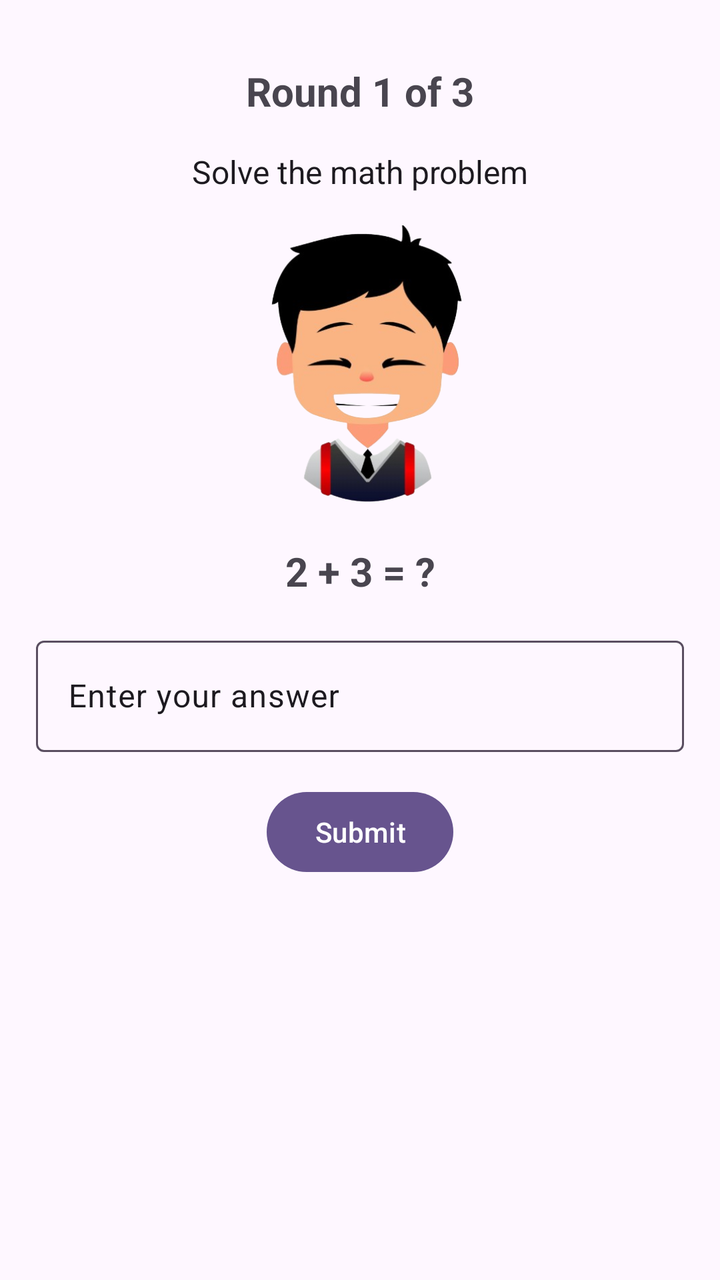
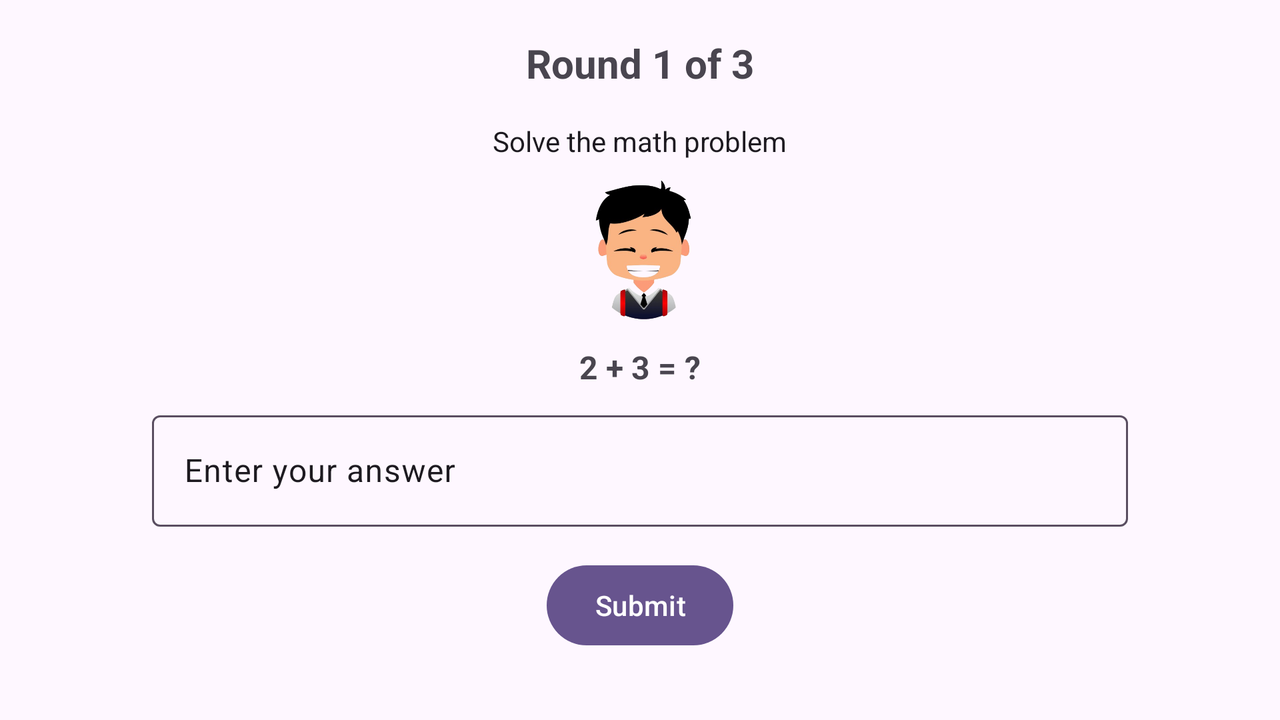

Compare how this app lays out the same screen by default and in its alternative resource folder. The renders come first, then the two layout files and the values they reference.
<!-- AndroidManifest.xml: application theme Theme.SmartAlarm -->
<!-- res/layout/fragment_math_mission.xml -->
<?xml version="1.0" encoding="utf-8"?>
<androidx.constraintlayout.widget.ConstraintLayout xmlns:android="http://schemas.android.com/apk/res/android"
    xmlns:app="http://schemas.android.com/apk/res-auto"
    android:layout_width="match_parent"
    android:layout_height="match_parent"
    xmlns:tools="http://schemas.android.com/tools"
    android:background="@color/colorSurface">

    
    <androidx.constraintlayout.widget.Guideline
        android:id="@+id/math_mission_guideline_top"
        android:layout_width="wrap_content"
        android:layout_height="wrap_content"
        android:orientation="horizontal"
        app:layout_constraintGuide_percent="0.05" />

    
    <androidx.constraintlayout.widget.Guideline
        android:id="@+id/math_mission_guideline_start"
        android:layout_width="wrap_content"
        android:layout_height="wrap_content"
        android:orientation="vertical"
        app:layout_constraintGuide_percent="0.05" />

    
    <androidx.constraintlayout.widget.Guideline
        android:id="@+id/math_mission_guideline_end"
        android:layout_width="wrap_content"
        android:layout_height="wrap_content"
        android:orientation="vertical"
        app:layout_constraintGuide_percent="0.95" />

    <TextView
        android:id="@+id/tv_round"
        android:layout_width="wrap_content"
        android:layout_height="wrap_content"
        android:textSize="@dimen/text_size_l"
        android:textStyle="bold"
        app:layout_constraintEnd_toStartOf="@+id/math_mission_guideline_end"
        app:layout_constraintStart_toStartOf="@+id/math_mission_guideline_start"
        app:layout_constraintTop_toTopOf="@+id/math_mission_guideline_top"
        tools:text="Round 1 of 3" />

    <TextView
        android:id="@+id/tv_instructions"
        android:layout_width="wrap_content"
        android:layout_height="wrap_content"
        android:layout_marginTop="@dimen/spacing_m"
        android:text="@string/solve_the_math_problem"
        android:textSize="@dimen/text_size_m"
        android:textColor="?attr/colorOnSurface"
        app:layout_constraintEnd_toEndOf="parent"
        app:layout_constraintStart_toStartOf="parent"
        app:layout_constraintTop_toBottomOf="@+id/tv_round" />

    <TextView
        android:id="@+id/tv_question"
        android:layout_width="wrap_content"
        android:layout_height="wrap_content"
        android:layout_marginTop="@dimen/spacing_m"
        android:textSize="@dimen/text_size_l"
        android:textStyle="bold"
        app:layout_constraintEnd_toStartOf="@+id/math_mission_guideline_end"
        app:layout_constraintStart_toStartOf="@+id/math_mission_guideline_start"
        app:layout_constraintTop_toBottomOf="@+id/imageView7"
        tools:text="2 + 3 = ?" />

    <com.google.android.material.textfield.TextInputLayout
        android:id="@+id/et_answer_til"
        android:layout_width="0dp"
        android:layout_height="wrap_content"
        android:layout_marginTop="@dimen/spacing_m"
        android:hint="@string/enter_your_answer"
        android:textColorHint="@color/colorOnSurface"
        app:layout_constraintEnd_toStartOf="@+id/math_mission_guideline_end"
        app:layout_constraintStart_toStartOf="@+id/math_mission_guideline_start"
        app:layout_constraintTop_toBottomOf="@+id/tv_question"
        app:layout_constraintWidth_max="@dimen/default_editText_maxWidth">

        <com.google.android.material.textfield.TextInputEditText
            android:id="@+id/et_answer"
            android:layout_width="match_parent"
            android:layout_height="wrap_content"
            android:importantForAutofill="no"
            android:inputType="numberSigned|numberDecimal"
            android:textColor="?attr/colorOnSurface"
            android:textSize="@dimen/text_size_m"
            />
    </com.google.android.material.textfield.TextInputLayout>

    <Button
        android:id="@+id/btn_submit"
        android:layout_width="wrap_content"
        android:layout_height="wrap_content"
        android:layout_marginTop="@dimen/spacing_m"
        android:text="@string/submit"
        app:layout_constraintEnd_toStartOf="@+id/math_mission_guideline_end"
        app:layout_constraintStart_toStartOf="@+id/math_mission_guideline_start"
        app:layout_constraintTop_toBottomOf="@id/et_answer_til" />

    <ImageView
        android:id="@+id/imageView7"
        android:layout_width="0dp"
        android:layout_height="0dp"
        android:layout_marginTop="@dimen/spacing_m"
        android:importantForAccessibility="no"
        app:layout_constraintBottom_toTopOf="@+id/guideline"
        app:layout_constraintEnd_toStartOf="@+id/math_mission_guideline_end"
        app:layout_constraintStart_toStartOf="@+id/math_mission_guideline_start"
        app:layout_constraintTop_toBottomOf="@+id/tv_instructions"
        app:layout_constraintWidth_percent="@dimen/math_mission_char_img_max_width_percent"
        app:srcCompat="@drawable/start_img" />

    <androidx.constraintlayout.widget.Guideline
        android:id="@+id/guideline"
        android:layout_width="wrap_content"
        android:layout_height="wrap_content"
        android:orientation="horizontal"
        app:layout_constraintGuide_percent="0.4" />

</androidx.constraintlayout.widget.ConstraintLayout>
<!-- resources referenced by this layout -->
<resources>
  <color name="colorOnSurface">#1d1a20</color>
  <color name="colorSurface">#fef7ff</color>
  <dimen name="default_editText_maxWidth">488dp</dimen>
  <item name="math_mission_char_img_max_width_percent" format="float" type="dimen">0.8</item>
  <dimen name="spacing_m">16dp</dimen>
  <dimen name="text_size_l">20sp</dimen>
  <dimen name="text_size_m">16sp</dimen>
  <string name="enter_your_answer">Enter your answer</string>
  <string name="solve_the_math_problem">Solve the math problem</string>
  <string name="submit">Submit</string>
  <style name="Theme.SmartAlarm" parent="Base.Theme.SmartAlarm" />
  <color name="colorPrimary">#67548e</color>
  <color name="colorOnPrimary">#ffffff</color>
  <color name="colorPrimaryContainer">#eaddff</color>
  <color name="colorOnPrimaryContainer">#4f3d74</color>
  <color name="colorSecondary">#635b70</color>
  <color name="colorOnSecondary">#ffffff</color>
  <color name="colorSecondaryContainer">#e9def8</color>
  <color name="colorOnSecondaryContainer">#4a4358</color>
  <color name="colorTertiary">#7f525c</color>
  <color name="colorOnTertiary">#ffffff</color>
  <color name="colorTertiaryContainer">#ffd9e0</color>
  <color name="colorOnTertiaryContainer">#643b45</color>
  <color name="error">#F44336</color>
  <color name="colorOnError">#ffffff</color>
  <color name="colorErrorContainer">#ffdad6</color>
  <color name="colorOnErrorContainer">#93000a</color>
  <color name="colorSurfaceBright">#fef7ff</color>
  <color name="colorSurfaceDim">#ded8e0</color>
  <color name="colorOnSurfaceVariant">#49454e</color>
  <color name="colorSurfaceContainerLow">#f8f1f9</color>
  <color name="colorSurfaceContainerLowest">#ffffff</color>
  <color name="colorSurfaceContainer">#f3ecf4</color>
  <color name="colorSurfaceContainerHigh">#ede6ee</color>
  <color name="colorSurfaceContainerHighest">#e7e0e8</color>
  <color name="colorSurfaceInverse">#322f35</color>
  <color name="colorOnSurfaceInverse">#f5eff7</color>
  <color name="colorOutline">#5A4E61</color>
  <color name="colorOutlineVariant">#cbc4cf</color>
  <color name="colorBackground">#FEF7FF</color>
  <color name="colorOnBackground">#1D1B20</color>
  <color name="colorStatusBar">#EADDFF</color>
  <style name="Widget.MyApp.DefaultTitleToolbar" parent="Widget.Material3.Toolbar">
          <item name="titleTextAppearance">@style/TextAppearance.SmartAlarm.TitleMedium</item>
      </style>
  <style name="Widget.MyApp.BottomNavigationView" parent="Widget.Material3.BottomNavigationView">
          <item name="itemTextAppearanceActive">@style/TextAppearance.SmartAlarm.LabelMedium</item>
          <item name="backgroundTint">?attr/colorSurfaceContainer</item>
      </style>
  <style name="Widget.MyApp.NavigationRail" parent="Widget.Material3.NavigationRailView">
          <item name="backgroundTint">?attr/colorSurfaceContainer</item>
          <item name="itemTextAppearanceActive">@style/TextAppearance.SmartAlarm.LabelMedium</item>
      </style>
  <style name="Widget.MyApp.NavigationView" parent="Widget.Material3.NavigationView">
          <item name="backgroundTint">?attr/colorSurfaceContainer</item>
          <item name="itemTextAppearanceActive">@style/TextAppearance.SmartAlarm.LabelMedium</item>
      </style>
  <style name="TextAppearance.SmartAlarm.TitleMedium" parent="TextAppearance.Material3.TitleMedium">
          <item name="android:textSize">@dimen/text_size_l</item>
          <item name="lineHeight">@dimen/line_height_l</item>
      </style>
  <style name="TextAppearance.SmartAlarm.LabelMedium" parent="TextAppearance.Material3.LabelMedium">
          <item name="android:textSize">@dimen/text_size_xs</item>
          <item name="lineHeight">@dimen/line_height_xs</item>
          <item name="android:fontFamily">sans-serif-medium</item>
      </style>
  <dimen name="line_height_l">28sp</dimen>
  <dimen name="text_size_xs">12sp</dimen>
  <dimen name="line_height_xs">16sp</dimen>
</resources>
<!-- res/layout-land/fragment_math_mission.xml (the repository's variant of the layout above) -->
<!-- drawn on the phone turned sideways -->
<?xml version="1.0" encoding="utf-8"?>
<androidx.constraintlayout.widget.ConstraintLayout xmlns:android="http://schemas.android.com/apk/res/android"
    xmlns:app="http://schemas.android.com/apk/res-auto"
    android:layout_width="match_parent"
    android:layout_height="match_parent"
    xmlns:tools="http://schemas.android.com/tools"
    android:background="@color/colorSurface">

    
    <androidx.constraintlayout.widget.Guideline
        android:id="@+id/math_mission_guideline_top"
        android:layout_width="wrap_content"
        android:layout_height="wrap_content"
        android:orientation="horizontal"
        app:layout_constraintGuide_percent="0.05" />

    
    <androidx.constraintlayout.widget.Guideline
        android:id="@+id/math_mission_guideline_start"
        android:layout_width="wrap_content"
        android:layout_height="wrap_content"
        android:orientation="vertical"
        app:layout_constraintGuide_percent="0.05" />

    
    <androidx.constraintlayout.widget.Guideline
        android:id="@+id/math_mission_guideline_end"
        android:layout_width="wrap_content"
        android:layout_height="wrap_content"
        android:orientation="vertical"
        app:layout_constraintGuide_percent="0.95" />

    
    <androidx.constraintlayout.widget.Guideline
        android:id="@+id/math_mission_guideline_bottom"
        android:layout_width="wrap_content"
        android:layout_height="wrap_content"
        android:orientation="horizontal"
        app:layout_constraintGuide_percent="0.95" />

    <TextView
        android:id="@+id/tv_round"
        android:layout_width="wrap_content"
        android:layout_height="wrap_content"
        android:textSize="@dimen/text_size_l"
        android:textStyle="bold"
        app:layout_constraintEnd_toStartOf="@+id/math_mission_guideline_end"
        app:layout_constraintStart_toStartOf="@+id/math_mission_guideline_start"
        app:layout_constraintTop_toTopOf="@+id/math_mission_guideline_top"
        tools:text="Round 1 of 3" />

    <TextView
        android:id="@+id/tv_instructions"
        android:layout_width="wrap_content"
        android:layout_height="wrap_content"
        android:layout_marginTop="@dimen/spacing_m"
        android:text="@string/solve_the_math_problem"
        android:textColor="?attr/colorOnSurface"
        android:textSize="@dimen/text_size_s"
        app:layout_constraintEnd_toEndOf="parent"
        app:layout_constraintStart_toStartOf="parent"
        app:layout_constraintTop_toBottomOf="@+id/tv_round" />

    <TextView
        android:id="@+id/tv_question"
        android:layout_width="wrap_content"
        android:layout_height="wrap_content"
        android:layout_marginTop="@dimen/spacing_s"
        android:textSize="@dimen/text_size_m"
        android:textStyle="bold"
        app:layout_constraintEnd_toStartOf="@+id/math_mission_guideline_end"
        app:layout_constraintStart_toStartOf="@+id/math_mission_guideline_start"
        app:layout_constraintTop_toBottomOf="@+id/imageView7"
        tools:text="2 + 3 = ?" />

    <ImageView
        android:id="@+id/imageView7"
        android:layout_width="0dp"
        android:layout_height="0dp"
        android:layout_marginTop="@dimen/spacing_s"
        android:importantForAccessibility="no"
        app:layout_constraintDimensionRatio="1:1"
        app:layout_constraintEnd_toStartOf="@+id/math_mission_guideline_end"
        app:layout_constraintStart_toStartOf="@+id/math_mission_guideline_start"
        app:layout_constraintTop_toBottomOf="@+id/tv_instructions"
        app:layout_constraintWidth_percent="@dimen/math_mission_char_img_max_width_percent"
        app:srcCompat="@drawable/start_img" />

    <com.google.android.material.textfield.TextInputLayout
        android:id="@+id/et_answer_til"
        android:layout_width="0dp"
        android:layout_height="wrap_content"
        android:layout_marginTop="@dimen/spacing_s"
        android:hint="@string/enter_your_answer"
        android:textColorHint="@color/colorOnSurface"
        app:layout_constraintEnd_toStartOf="@+id/math_mission_guideline_end"
        app:layout_constraintStart_toStartOf="@+id/math_mission_guideline_start"
        app:layout_constraintTop_toBottomOf="@+id/tv_question"
        app:layout_constraintWidth_max="@dimen/default_editText_maxWidth">

        <com.google.android.material.textfield.TextInputEditText
            android:id="@+id/et_answer"
            android:layout_width="match_parent"
            android:layout_height="wrap_content"
            android:importantForAutofill="no"
            android:inputType="numberSigned|numberDecimal"
            android:textColor="?attr/colorOnSurface"
            android:textSize="@dimen/text_size_m" />

    </com.google.android.material.textfield.TextInputLayout>

    <Button
        android:id="@+id/btn_submit"
        android:layout_width="wrap_content"
        android:layout_height="wrap_content"
        android:text="@string/submit"
        app:layout_constraintBottom_toTopOf="@+id/math_mission_guideline_bottom"
        app:layout_constraintEnd_toStartOf="@+id/math_mission_guideline_end"
        app:layout_constraintStart_toStartOf="@+id/math_mission_guideline_start"
        app:layout_constraintTop_toBottomOf="@+id/et_answer_til" />


</androidx.constraintlayout.widget.ConstraintLayout>
<!-- resources referenced by the variant -->
<!-- as the phone turned sideways resolves them -->
<resources>
  <color name="colorOnSurface">#1d1a20</color>
  <color name="colorSurface">#fef7ff</color>
  <!-- from res/values-land/ -->
  <dimen name="default_editText_maxWidth">488dp</dimen>
  <!-- from res/values-land/ -->
  <item name="math_mission_char_img_max_width_percent" format="float" type="dimen">0.12</item>
  <dimen name="spacing_m">16dp</dimen>
  <dimen name="spacing_s">8dp</dimen>
  <dimen name="text_size_l">20sp</dimen>
  <dimen name="text_size_m">16sp</dimen>
  <dimen name="text_size_s">14sp</dimen>
  <string name="enter_your_answer">Enter your answer</string>
  <string name="solve_the_math_problem">Solve the math problem</string>
  <string name="submit">Submit</string>
  <style name="Theme.SmartAlarm" parent="Base.Theme.SmartAlarm" />
  <color name="colorPrimary">#67548e</color>
  <color name="colorOnPrimary">#ffffff</color>
  <color name="colorPrimaryContainer">#eaddff</color>
  <color name="colorOnPrimaryContainer">#4f3d74</color>
  <color name="colorSecondary">#635b70</color>
  <color name="colorOnSecondary">#ffffff</color>
  <color name="colorSecondaryContainer">#e9def8</color>
  <color name="colorOnSecondaryContainer">#4a4358</color>
  <color name="colorTertiary">#7f525c</color>
  <color name="colorOnTertiary">#ffffff</color>
  <color name="colorTertiaryContainer">#ffd9e0</color>
  <color name="colorOnTertiaryContainer">#643b45</color>
  <color name="error">#F44336</color>
  <color name="colorOnError">#ffffff</color>
  <color name="colorErrorContainer">#ffdad6</color>
  <color name="colorOnErrorContainer">#93000a</color>
  <color name="colorSurfaceBright">#fef7ff</color>
  <color name="colorSurfaceDim">#ded8e0</color>
  <color name="colorOnSurfaceVariant">#49454e</color>
  <color name="colorSurfaceContainerLow">#f8f1f9</color>
  <color name="colorSurfaceContainerLowest">#ffffff</color>
  <color name="colorSurfaceContainer">#f3ecf4</color>
  <color name="colorSurfaceContainerHigh">#ede6ee</color>
  <color name="colorSurfaceContainerHighest">#e7e0e8</color>
  <color name="colorSurfaceInverse">#322f35</color>
  <color name="colorOnSurfaceInverse">#f5eff7</color>
  <color name="colorOutline">#5A4E61</color>
  <color name="colorOutlineVariant">#cbc4cf</color>
  <color name="colorBackground">#FEF7FF</color>
  <color name="colorOnBackground">#1D1B20</color>
  <color name="colorStatusBar">#EADDFF</color>
  <style name="Widget.MyApp.DefaultTitleToolbar" parent="Widget.Material3.Toolbar">
          <item name="titleTextAppearance">@style/TextAppearance.SmartAlarm.TitleMedium</item>
      </style>
  <style name="Widget.MyApp.BottomNavigationView" parent="Widget.Material3.BottomNavigationView">
          <item name="itemTextAppearanceActive">@style/TextAppearance.SmartAlarm.LabelMedium</item>
          <item name="backgroundTint">?attr/colorSurfaceContainer</item>
      </style>
  <style name="Widget.MyApp.NavigationRail" parent="Widget.Material3.NavigationRailView">
          <item name="backgroundTint">?attr/colorSurfaceContainer</item>
          <item name="itemTextAppearanceActive">@style/TextAppearance.SmartAlarm.LabelMedium</item>
      </style>
  <style name="Widget.MyApp.NavigationView" parent="Widget.Material3.NavigationView">
          <item name="backgroundTint">?attr/colorSurfaceContainer</item>
          <item name="itemTextAppearanceActive">@style/TextAppearance.SmartAlarm.LabelMedium</item>
      </style>
  <style name="TextAppearance.SmartAlarm.TitleMedium" parent="TextAppearance.Material3.TitleMedium">
          <item name="android:textSize">@dimen/text_size_l</item>
          <item name="lineHeight">@dimen/line_height_l</item>
      </style>
  <dimen name="line_height_l">28sp</dimen>
  <dimen name="text_size_xs">12sp</dimen>
  <dimen name="line_height_xs">16sp</dimen>
</resources>
